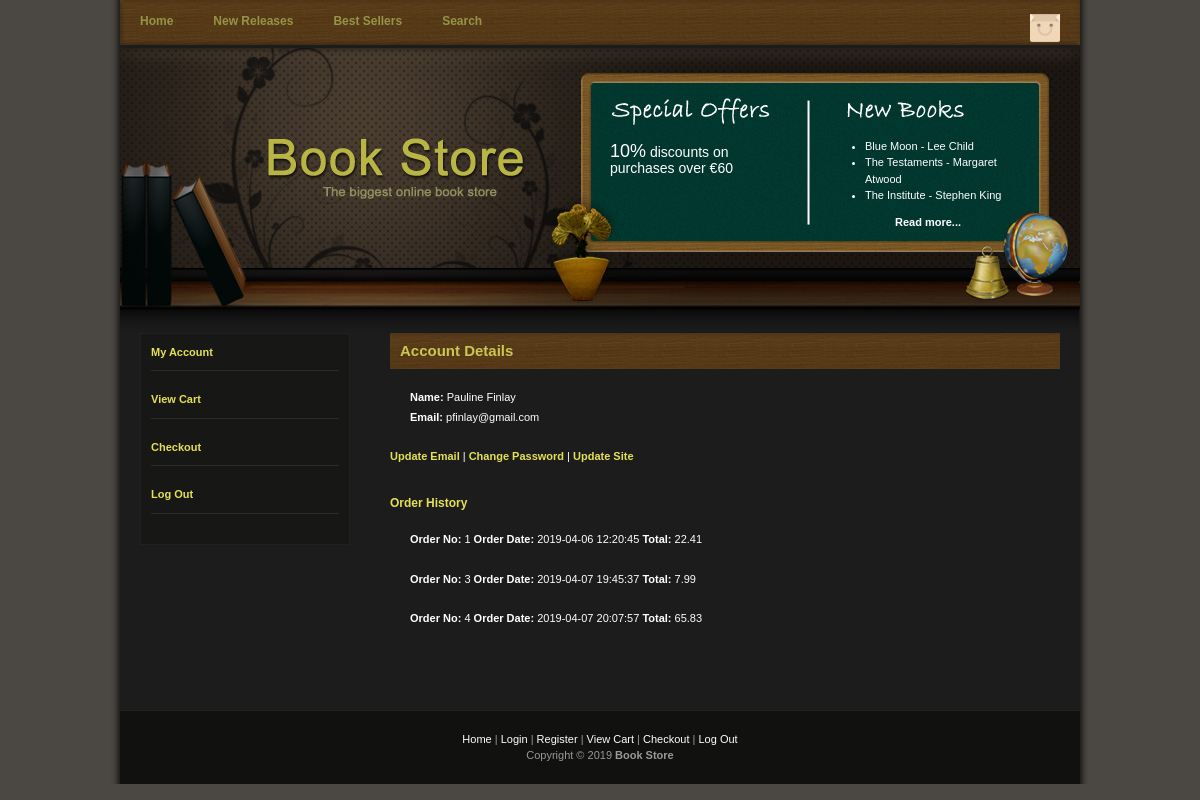
The page /account.php (signed in) on the database its author committed.
### tables this page shows
CREATE TABLE IF NOT EXISTS `users` (
  `id` int(10) unsigned NOT NULL AUTO_INCREMENT,
  `firstName` varchar(50) NOT NULL DEFAULT '0',
  `surname` varchar(50) NOT NULL DEFAULT '0',
  `email` varchar(255) NOT NULL DEFAULT '0',
  `pass` char(40) NOT NULL,
  `regDate` datetime NOT NULL,
  `admin` int(1) NOT NULL DEFAULT '0',
  PRIMARY KEY (`id`),
  UNIQUE KEY `email` (`email`)
);

CREATE TABLE IF NOT EXISTS `orders` (
  `order_id` int(10) unsigned NOT NULL AUTO_INCREMENT,
  `id` int(10) unsigned NOT NULL,
  `total` decimal(10,2) NOT NULL,
  `order_date` datetime NOT NULL,
  PRIMARY KEY (`order_id`),
  KEY `FK_orders_book` (`id`),
  CONSTRAINT `FK_orders_book` FOREIGN KEY (`id`) REFERENCES `book` (`id`)
);

### htdocs/account.php (the view, shortened to what this page needs)
<?php
	require ('../connect_db.php');
	$id = $_SESSION['id'];
	$q = "SELECT * FROM users WHERE id = $id";
	$r = mysqli_query($dbc, $q);
			if (mysqli_num_rows($r)==1)
			{
				echo '<h1>Account Details</h1>';
				while ($row = mysqli_fetch_array($r, MYSQLI_ASSOC))
				{
				echo ' <div id="templatemo_content_right">
				<ul>
					<li><strong>Name: </strong>'.$row["firstName"].' '.$row["surname"].'</li>
					<li><strong>Email: </strong> '.$row["email"].'</li>
				</ul>
				<a href="editmail.php">Update Email</a> | <a href="changepass.php">Change Password</a>';
				if ($row['admin'] == 1)
				{
				echo ' | <a href = "admin.php">Update Site</a>';
				}
				echo '<div class="cleaner_with_height">&nbsp;</div>
				</div>';
				}
			}
			else
			{
				echo "No user by this name";
			}
			echo '<h2>Order History</h2>';
			$qry = "SELECT * FROM orders WHERE id = $id";
			$rst = mysqli_query($dbc, $qry);
			if (mysqli_num_rows($rst)>=1)
			{
				while ($row = mysqli_fetch_array($rst, MYSQLI_ASSOC))
				{
				echo '
				<ul>
					<li><strong>Order No:</strong> '.$row["order_id"].'   <strong>Order Date:</strong> '.$row["order_date"].'   <strong>Total:</strong> '.$row["total"].'</li>
				</ul>';
				}
			}
			else
			{
				echo "No orders";
			}
		echo'<div class="cleaner_with_height">&nbsp;</div>';
?>

### htdocs/css/templatemo_style.css (style rules this page uses)
body { margin: 0; padding: 0; line-height: 1.5em; font-family: Verdana, Arial, san-serif; font-size: 11px; color: #ffffff; background: #4b4743; }
a:link, a:visited { color: #e6e154; text-decoration: none; font-weight: bold; }
p { margin: 0px; padding: 0px; }
img { margin: 0px; padding: 0px; border: none; }
.cleaner_with_height { clear: both; width: 100%; height: 30px; font-size: 1px; }
#templatemo_container { width: 960px; margin: 0 auto; padding: 0 10px; background: #1c1c1b url(../images/templatemo_bg.jpg) repeat-y; }
#templatemo_menu { clear: both; width: 960px; height: 45px; background: url(../images/templatemo_menu_bg.jpg) no-repeat; }
#templatemo_menu ul { padding: 13px 0 0 0; margin: 0; list-style: none; }
#templatemo_menu ul li { display: inline; }
#templatemo_menu ul li a { float: left; padding: 0 20px; font-size: 12px; font-weight: bold; text-align: center; text-decoration: none; color: #969547; }
#templatemo_header { clear: both; width: 960px; height: 285px; padding: 0; margin: 0; background: url(../images/templatemo_header_bg.jpg) no-repeat; }
#templatemo_header a,a:hover { color: #ffffff; }
#templatemo_header #templatemo_special_offers { float: left; font-size: 14px; margin-top: 95px; margin-left: 490px; width: 180px; }
#templatemo_special_offers p { margin: 0 0 20px 0; }
#templatemo_special_offers p span { font-size: 18px; }
#templatemo_header #templatemo_new_books { float: left; margin-top: 90px; margin-left: 55px; width: 180px; }
#templatemo_new_books ul { margin: 0 0 10px 0; padding: 0 0 0 20px; }
#templatemo_new_books li { margin: 0; padding: 0; }
#templatemo_content { clear: both; width: 920px; padding: 0 20px; }
#templatemo_content #templatemo_content_left { float: left; width: 188px; padding: 10px; background-color: #171716; border: 1px solid #212120; }
#templatemo_content #templatemo_content_right { float: right; width: 670px; }
#templatemo_content_left .templatemo_content_left_section { clear: both; padding-bottom: 10px; border-bottom: 1px solid #2b2b2a; margin-bottom: 20px; }
#templatemo_content_right h1 { padding: 10px; margin: 0 0 20px 0; font-size: 15px; color: #cbc750; background: url(../images/templatemo_h1_bg.jpg); }
#templatemo_content_right h2 { padding: 0 0 0 0; margin: 0 0 20px 0; font-size: 12px; color: #e6e154; }
#templatemo_content_right ul { margin: 0 0 20px 0; padding: 0 0 0 20px; list-style: none; }
#templatemo_content_right li { padding: 0 0 3px 0; }
#templatemo_footer { clear: both; width: 960px; padding: 20px 0px 20px 0; text-align: center; border-top: 1px solid #25211e; color: #999; background-color: #111110; }
#templatemo_footer a { color: #fff; font-weight: normal; }

### rows shown on the page
users: firstName "Pauline", surname "Finlay", email "pfinlay@gmail.com", admin "Update Site"
orders: order_id "1", order_date "2019-04-06 12:20:45", total "22.41"
orders: order_id "3", order_date "2019-04-07 19:45:37", total "7.99"
orders: order_id "4", order_date "2019-04-07 20:07:57", total "65.83"
